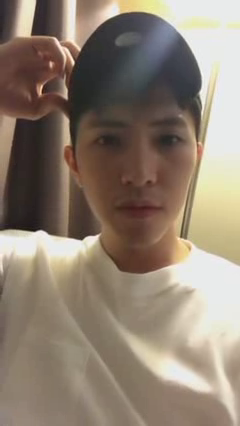
#> input picture frame 82 of NickYangDemo41s.avi, 240 x 426 px
$ python 20180712-get_time.py
#> lines starting #> are read from the running program, lines starting #| are printed output that depends on the picture
# 获取被识别人的特征信息
# 本代码获取100张后自动停止
# 只有面部图片，并且为灰度图像
# Import OpenCV2 for image processing
import cv2
import os


def assure_path_exists(path):
    dir = os.path.dirname(path)
    if not os.path.exists(dir):
        os.makedirs(dir)


# Start capturing video
# vid_cam = cv2.VideoCapture(0)
vid_cam = cv2.VideoCapture('./NickYangDemo41s.avi')

# 分类器所在路径获取分类器
path_haarcascade_frontalface_default = "./tool/"
face_detector = cv2.CascadeClassifier(path_haarcascade_frontalface_default + "haarcascade_frontalface_default.xml")

# For each person, one face id
face_id = 1

# Initialize sample face image
count = 0

assure_path_exists("get_time_dataset/")

# Start looping
while (True):

    # Capture video frame
    _, image_frame = vid_cam.read()
#> image_frame is the input picture: shape (426, 240, 3); mean B, G, R 114, 128.5, 142.6

    # 这里必须加上判断视频是否读取结束的判断,否则播放到最后一帧的时候出现问题了
    if _ is True:
        # Convert frame to grayscale  帧转换为灰度图
        gray = cv2.cvtColor(image_frame, cv2.COLOR_BGR2GRAY)
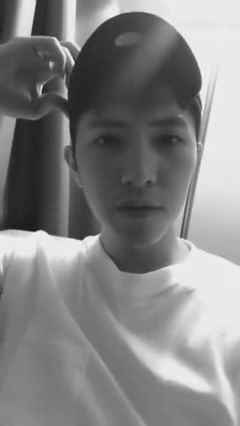
#> gray: shape (426, 240); min 23, max 249, mean 131
    else:
        break

    # Detect frames of different sizes, list of faces rectangles
    faces = face_detector.detectMultiScale(gray, 1.3, 5)
#> faces = ()

    # Loops for each faces
    for (x, y, w, h) in faces:
        # Crop the image frame into rectangle
        cv2.rectangle(image_frame, (x, y), (x + w, y + h), (255, 0, 0), 2)

        # Increment sample face image
        count += 1

        # Save the captured image into the datasets folder
        cv2.imwrite("get_time_dataset/User." + str(face_id) + '.' + str(count) + ".jpg", gray[y:y + h, x:x + w])

        # Display the video frame, with bounded rectangle on the person's face
        cv2.imshow('frame', image_frame)
#> this loop made 0 passes
#> after the loop, count = 0

    # To stop taking video, press 'q' for at least 100ms
    # 因为视频是10帧每秒，因此每一帧等待100ms
    if cv2.waitKey(100) & 0xFF == ord('q'):
#> (key q is pressed here)
        break

    # If image taken reach 100, stop taking video
    elif count > 100:
        break

# Stop video
vid_cam.release()

# Close all started windows
cv2.destroyAllWindows()

print("[ INFO ] : Release resources.")

$ run again, starting later in the video
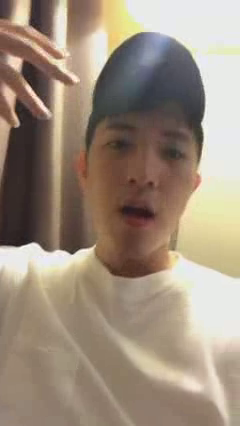
#> input picture frame 372 of NickYangDemo41s.avi, 240 x 426 px
#> image_frame is the input picture: shape (426, 240, 3); mean B, G, R 125, 141.5, 157.4
#> `gray = cv2.cvtColor(image_frame, cv2.COLOR_BGR2GRAY)`:
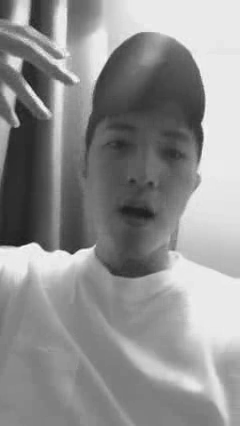
#> gray: shape (426, 240); min 29, max 250, mean 144.4
#> faces = ()
#> after the loop `for (x, y, w, h) in faces:`: count = 0

$ run again, starting later in the video
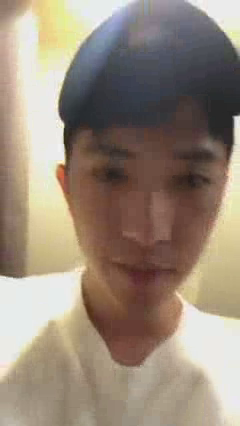
#> input picture frame 661 of NickYangDemo41s.avi, 240 x 426 px
#> image_frame is the input picture: shape (426, 240, 3); mean B, G, R 122.3, 137.5, 152.1
#> `gray = cv2.cvtColor(image_frame, cv2.COLOR_BGR2GRAY)`:
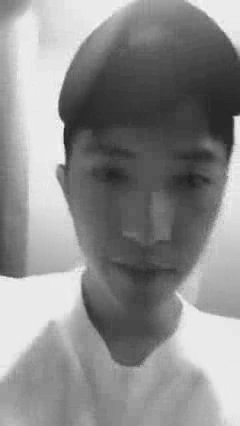
#> gray: shape (426, 240); min 30, max 252, mean 140.1
#> faces = ()
#> after the loop `for (x, y, w, h) in faces:`: count = 0
